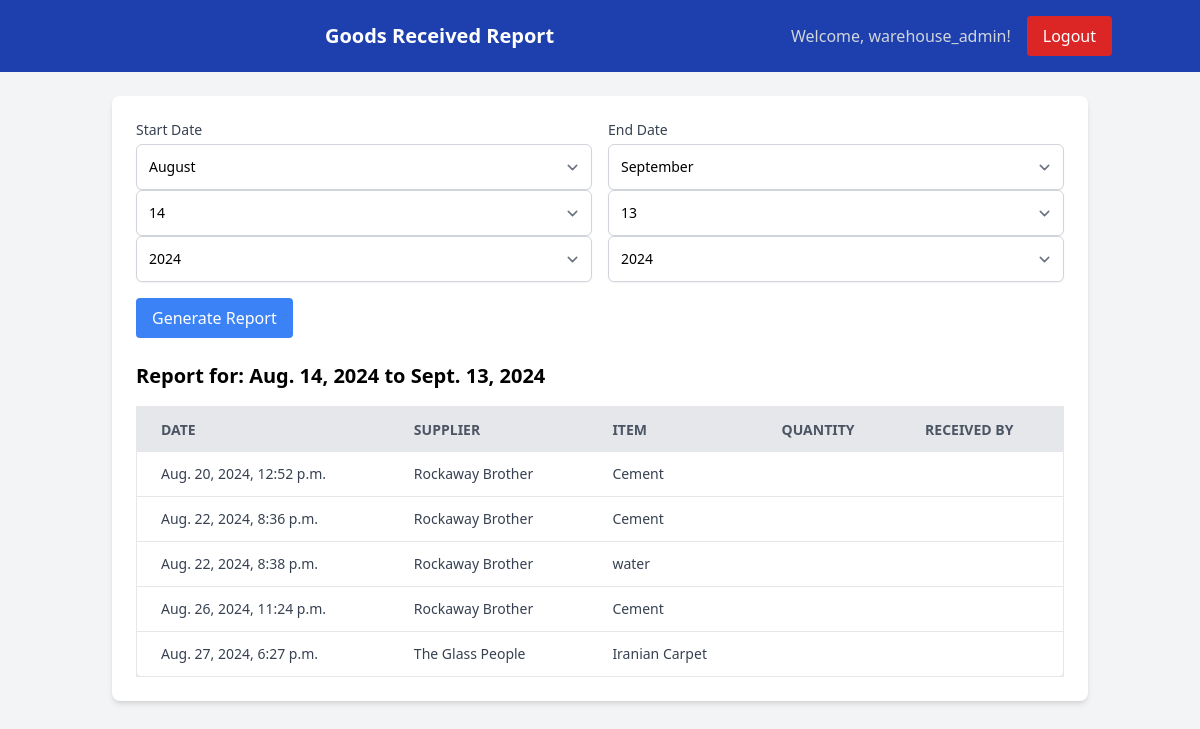
Page /inventory/goods_received_report/ (signed in) on the committed database.
### inventory/models.py (models this page shows, shortened)
class Receiving(models.Model):
    item = models.ForeignKey('Item', on_delete=models.CASCADE)
    quantity_received = models.PositiveIntegerField()
    received_by = models.CharField(max_length=255)
    received_date = models.DateTimeField(auto_now_add=True)
    supplier = models.ForeignKey(Supplier, on_delete=models.SET_NULL, null=True)
    verified = models.BooleanField(default=False)
    putaway_location = models.CharField(max_length=100,
                                        choices=[('Melbourne', 'Melbourne'),
                                                 ('Kilmore', 'Kilmore'), ('Stawell', 'Stawell'),
                                                 ('Shepparton', 'Shepparton'),
                                                 ('Hamilton', 'Hamilton')])
    putaway_section = models.CharField(
        max_length=255,
        choices=[
            ('Section I', 'Section I'),
            ('Section II', 'Section II'),
            ('Section III', 'Section III'),
            ('Section IV', 'Section IV'),
            ('Section V', 'Section V')
        ],
        null=True, blank=True
    )

class Supplier(models.Model):
    name = models.CharField(max_length=255)
    email = models.EmailField(default='example@example.com')
    telephone = models.CharField(max_length=20, null=True, blank=True)
    address = models.TextField()
    website = models.URLField(default='http://defaultwebsite.com')

class Item(models.Model):
    name = models.CharField(max_length=100)
    sku = models.CharField(max_length=100, unique=True)
    description = models.TextField(default="No description provided")

### inventory/views.py (the view)
# urls.py: path('goods_received_report/', views.goods_received_report, name='goods_received_report'),
@login_required
def goods_received_report(request):
    end_date = datetime.now().date()
    start_date = end_date - timedelta(days=30)
    if request.method == 'POST':
        form = DateRangeForm(request.POST)
        if form.is_valid():
            start_date = form.cleaned_data['start_date']
            end_date = form.cleaned_data['end_date']
    else:
        form = DateRangeForm(initial={'start_date': start_date, 'end_date': end_date})
    received_goods = Receiving.objects.filter(received_date__range=[start_date, end_date])
    is_manager = request.user.groups.filter(name='warehouse_managers').exists()
    is_staff = request.user.groups.filter(name='warehouse_staff').exists()
    return render(request, 'inventory/goods_received_report.html', {
        'form': form,
        'received_goods': received_goods,
        'start_date': start_date,
        'end_date': end_date,
        'is_manager': is_manager,
        'is_staff': is_staff,
    })

### inventory/views.py
class DateRangeForm(forms.Form):
    start_date = forms.DateField(widget=forms.SelectDateWidget)
    end_date = forms.DateField(widget=forms.SelectDateWidget)

### templates/inventory/goods_received_report.html (shortened to what this page needs)
<!DOCTYPE html>
<html lang="en">
<head>
    {% load static tailwind_tags %}
    {% load widget_tweaks %}
    <link href="https://cdn.jsdelivr.net/npm/tailwindcss@2.2.19/dist/tailwind.min.css" rel="stylesheet">
    {% tailwind_css %}
</head>
<body class="bg-gray-100 font-sans">
    <header class="bg-blue-800 text-white p-4">
        <div class="container mx-auto flex justify-between items-center">
            <h1 class="text-xl font-semibold">Goods Received Report</h1>
            <div class="flex items-center space-x-4">
                <span class="text-gray-300">Welcome, {{ user.username }}!</span>
                <a href="{% url 'logout' %}" class="bg-red-600 hover:bg-red-700 text-white py-2 px-4 rounded">Logout</a>
            </div>
        </div>
    </header>
    <main class="container mx-auto p-6">
        <div class="bg-white shadow-md rounded-lg p-6 mb-6">
            <form method="post" class="mb-6">
                <div class="space-y-4">
                    <div class="flex space-x-4">
                        <div class="w-1/2">
                            <label for="id_start_date" class="block text-sm font-medium text-gray-700 mb-1">Start Date</label>
                            {{ form.start_date|add_class:"block w-full p-3 border border-gray-300 rounded-md shadow-sm focus:outline-none focus:ring-blue-500 focus:border-blue-500 sm:text-sm" }}
                        </div>
                        <div class="w-1/2">
                            <label for="id_end_date" class="block text-sm font-medium text-gray-700 mb-1">End Date</label>
                            {{ form.end_date|add_class:"block w-full p-3 border border-gray-300 rounded-md shadow-sm focus:outline-none focus:ring-blue-500 focus:border-blue-500 sm:text-sm" }}
                        </div>
                    </div>
                    <button type="submit" class="bg-blue-500 hover:bg-blue-600 text-white py-2 px-4 rounded">Generate Report</button>
                </div>
            </form>
            <h2 class="text-xl font-semibold mb-4">Report for: {{ start_date }} to {{ end_date }}</h2>
            <div class="overflow-x-auto">
                <table class="min-w-full bg-white border border-gray-200 rounded-lg shadow-md">
                    <thead class="bg-gray-200 text-gray-600 uppercase text-sm leading-normal">
                        <tr>
                            <th class="py-3 px-6 text-left">Date</th>
                            <th class="py-3 px-6 text-left">Supplier</th>
                            <th class="py-3 px-6 text-left">Item</th>
                            <th class="py-3 px-6 text-left">Quantity</th>
                            <th class="py-3 px-6 text-left">Received By</th>
                        </tr>
                    </thead>
                    <tbody class="text-gray-700 text-sm font-light">
                        {% for receiving in received_goods %}
                            <tr class="border-b border-gray-200 hover:bg-gray-100">
                                <td class="py-3 px-6">{{ receiving.received_date }}</td>
                                <td class="py-3 px-6">{{ receiving.supplier.name }}</td>
                                <td class="py-3 px-6">{{ receiving.item.name }}</td>
                                <td class="py-3 px-6">{{ receiving.quantity }}</td>
                                <td class="py-3 px-6">{{ receiving.received_by.username }}</td>
                            </tr>
                        {% endfor %}
                    </tbody>
                </table>
            </div>
        </div>
    </main>
</body>
</html>

### rows in the picture
Receiving: received_date "Aug. 20, 2024, 12:52 p.m.", supplier.name "Rockaway Brother", item.name "Cement"
Receiving: received_date "Aug. 22, 2024, 8:36 p.m.", supplier.name "Rockaway Brother", item.name "Cement"
Receiving: received_date "Aug. 22, 2024, 8:38 p.m.", supplier.name "Rockaway Brother", item.name "water"
Receiving: received_date "Aug. 26, 2024, 11:24 p.m.", supplier.name "Rockaway Brother", item.name "Cement"
Receiving: received_date "Aug. 27, 2024, 6:27 p.m.", supplier.name "The Glass People", item.name "Iranian Carpet"

### other values in the picture
{{ user.username }} "warehouse_admin"
{{ end_date }} "Sept. 13, 2024"
